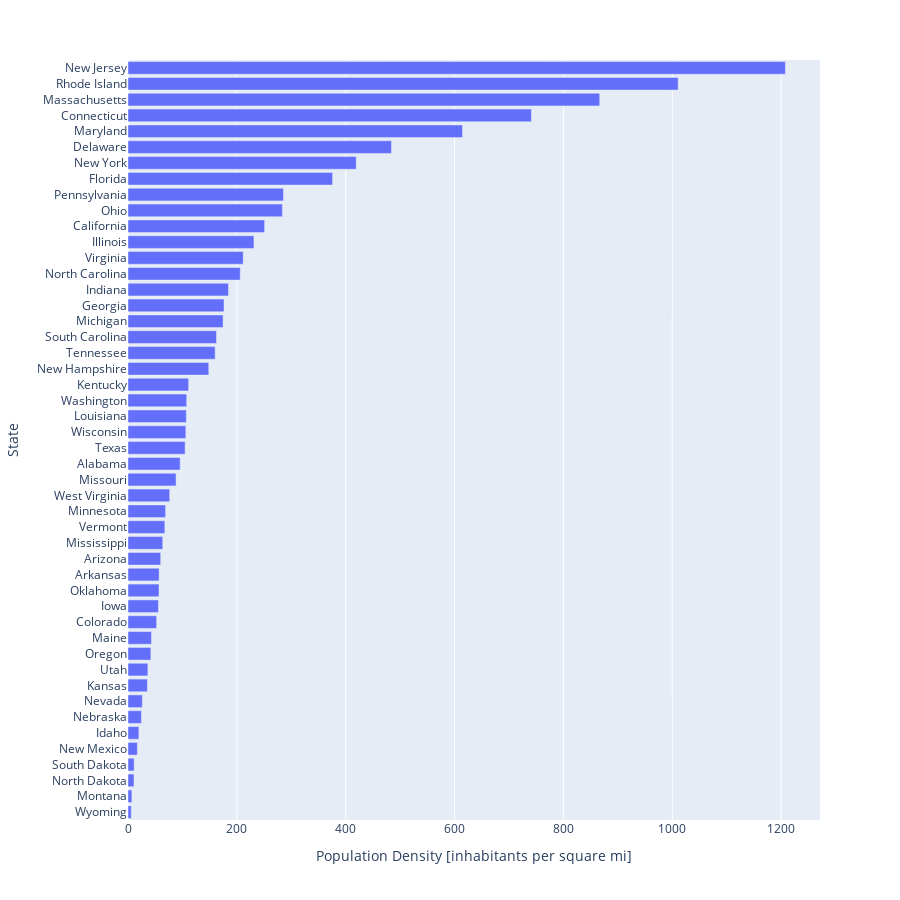

Write notebook code for a chart like this one.
### Code cell
population_density = population_density.sort_values(by=['Density'])
fig = px.bar(population_density, y="State", x="Density", orientation='h',height=900,width=900,labels={'Density':'Population Density [inhabitants per square mi]','State':'State'})
fig.show()

### Figure 1 — Plotly figure (JSON) as saved in the notebook; plotly's stock layout.template omitted (floating-point values rounded to 4 significant figures)
{"data": [{"alignmentgroup": "True", "hovertemplate": "Population Density [inhabitants per square mi]=%{x}<br>State=%{y}<extra></extra>", "legendgroup": "", "marker": {"color": "#636efa"}, "name": "", "offsetgroup": "", "orientation": "h", "showlegend": false, "textposition": "auto", "type": "bar", "x": [6, 7.1, 11, 11.3, 17.2, 20, 24.7, 26.3, 35.6, 36.5, 42, 43.1, 52.6, 55.9, 57, 57.2, 60.1, 63.8, 67.7, 69, 76.6, 88.3, 95.8, 104.9, 106.3, 107.2, 107.8, 111.4, 148.4, 160.1, 162.6, 174.7, 176.4, 184.6, 206.2, 211.7, 231.4, 251, 283.6, 285.7, 375.9, 419.3, 484.1, 614.5, 741.2, 866.6, 1011.0, 1208.0], "xaxis": "x", "y": ["Wyoming", "Montana", "North Dakota", "South Dakota", "New Mexico", "Idaho", "Nebraska", "Nevada", "Kansas", "Utah", "Oregon", "Maine", "Colorado", "Iowa", "Oklahoma", "Arkansas", "Arizona", "Mississippi", "Vermont", "Minnesota", "West Virginia", "Missouri", "Alabama", "Texas", "Wisconsin", "Louisiana", "Washington", "Kentucky", "New Hampshire", "Tennessee", "South Carolina", "Michigan", "Georgia", "Indiana", "North Carolina", "Virginia", "Illinois", "California", "Ohio", "Pennsylvania", "Florida", "New York", "Delaware", "Maryland", "Connecticut", "Massachusetts", "Rhode Island", "New Jersey"], "yaxis": "y"}], "layout": {"barmode": "relative", "height": 900, "legend": {"tracegroupgap": 0}, "margin": {"t": 60}, "width": 900, "xaxis": {"anchor": "y", "domain": [0, 1], "title": {"text": "Population Density [inhabitants per square mi]"}}, "yaxis": {"anchor": "x", "domain": [0, 1], "title": {"text": "State"}}}}
